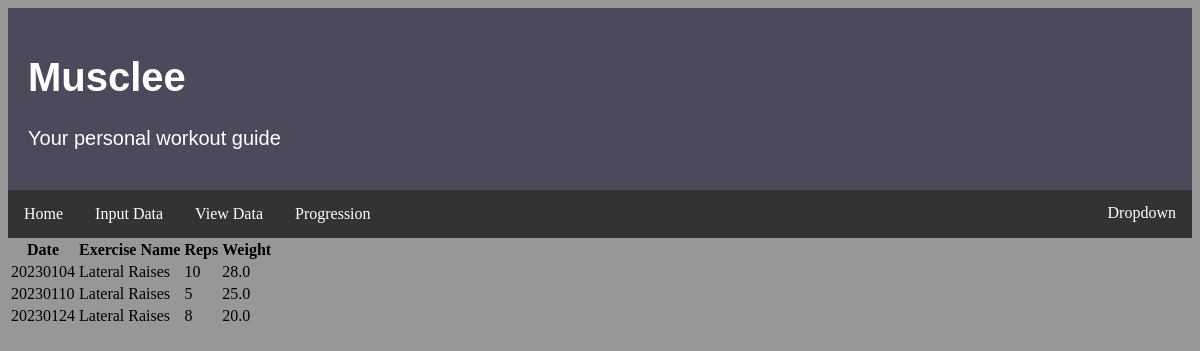
Page /data on the earlier database version.
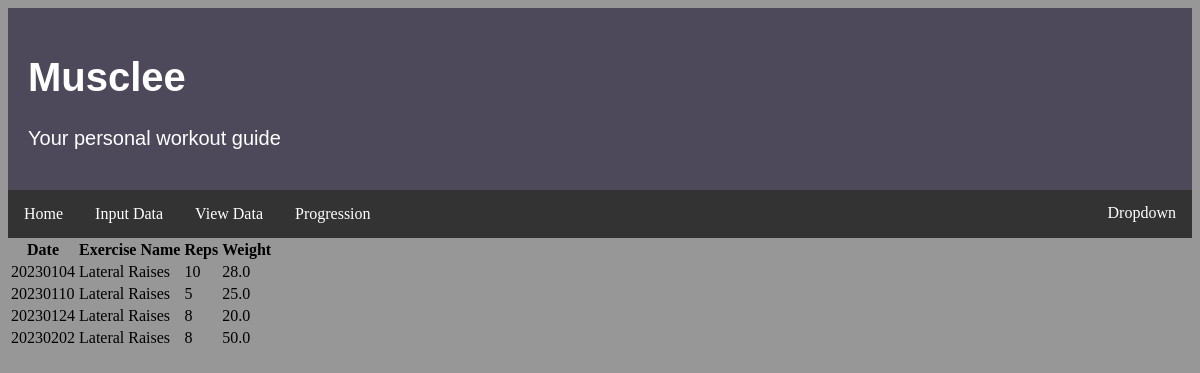
Same page on the later database version.
### tables this page shows
CREATE TABLE workouts(date INTEGER NOT NULL, type TEXT NOT NULL,         reps INTEGER NOT NULL, weight REAL NOT NULL);

### app.py (the view)
@app.route('/data')
def data():
    conn = get_db_connection()
    data = db_manager.fetchRows(conn, 0, None, None)
    db_manager.closeDb(conn)
    return render_template('data.html', value=data)

### app.py (called while the page is built)
def get_db_connection(): # Untested
    conn = db_manager.openDb()
    conn = sqlite3.connect('workouts.db')
    conn.row_factory = sqlite3.Row
    return conn

### db_manager.py (called while the page is built)
def openDb():
    con = sqlite3.connect("workouts.db")
    cur = con.cursor()
    cur = cur.execute("CREATE TABLE IF NOT EXISTS workouts(date INTEGER NOT NULL, type TEXT NOT NULL, \
        reps INTEGER NOT NULL, weight REAL NOT NULL)")
    cur = cur.execute("CREATE TABLE IF NOT EXISTS heatmap(date INTEGER NOT NULL, grp TEXT NOT NULL, \
        score INTEGER NOT NULL)")
    return con

def __searchOptions(tableNum, date, other_query):
    options = ""
    if tableNum != 0 and tableNum != 1: raise Exception("Incorrect tableNum.")
    if tableNum == 0 and other_query != None: options += " type = \"" + str(other_query) + "\""
    if tableNum == 1 and other_query != None: options += " grp = \"" + str(other_query) + "\""
    if date != None: options += " date = " + str(date)
    if options != "": options = " WHERE" + options
    return options

def fetchRows(db, tableNum, date, other_query):
    cur = db.cursor()
    searchOptions = __searchOptions(tableNum, date, other_query) + " ORDER BY date"
    if tableNum == 0: return cur.execute("SELECT * FROM workouts" + searchOptions).fetchall()
    elif tableNum == 1: return cur.execute("SELECT * FROM heatmap" + searchOptions).fetchall()
    else: raise Exception("Incorrect tableNum.")

def closeDb(db):
    db.close()

### templates/data.html (shortened to what this page needs)
<header>
    <body><meta charset="UTF-8">
        <link rel="stylesheet" href="{{ url_for('static',filename='css/style.css') }}">
        <div class="head1" style="padding: 20px;text-align: left;background: rgb(77, 73, 90);
        color: white;
        font-size: 20px; font-family: Arial, Helvetica, sans-serif;">
            <h1>Musclee</h1>
            <p>Your personal workout guide</p>
        </div>
        <div class="navbar">
            <a href="home">Home</a>
            <a href="input">Input Data</a>
            <a href="data">View Data</a>
            <a href="progress" >Progression</a>
        <div class="dropdown">
        <button class="dropbtn">Dropdown
        </button>
        </div>
    </body>
</header>
<table>
    <thead>
    <tr>
        <th>Date</th>
        <th>Exercise Name</th>
        <th>Reps</th>
        <th>Weight</th>
    </tr>
    </thead>
    <tbody>
        {% for row in value %}
            <tr>
                <td>{{row[0]}}</td>
                <td>{{row[1]}}</td>
                <td>{{row[2]}}</td>
                <td>{{row[3]}}</td>
            </tr>
        {% endfor %}
    </tbody>
</table>

### static/css/style.css (style rules this page uses)
.navbar { overflow: hidden; background-color: #333; }
.navbar a { float: left; font-size: 16px; color: white; text-align: center; padding: 15px 16px; text-decoration: none; }
.dropdown { float: right; overflow: hidden; }
.dropdown .dropbtn { font-size: 16px; border: none; outline: none; color: white; padding: 14px 16px; background-color: inherit; font-family: inherit; margin: 0; }
body { background-color: #979797; }

Differences in the rows shown:
added workouts: date "20230202", type "Lateral Raises", reps "8", weight "50.0"
